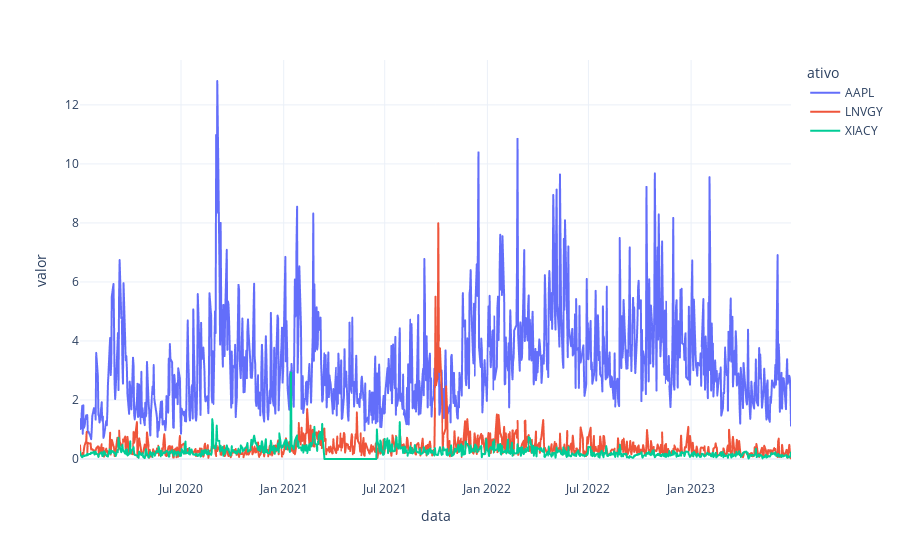

The notebook cell saved with this chart:
### Markdown cell above
2. Monte um gráfico de linha mostrando a variação dessa amplitude ao longo do período coletado, por ativo.

### Code cell
fig = px.line(amplitude_vertical, x='data', y='valor', color='ativo', template='plotly_white')
fig.show()

### Figure 1 — Plotly figure (JSON) as saved in the notebook; plotly's stock layout.template omitted (floating-point values rounded to 4 significant figures; data arrays with more than 128 entries replaced by an {"elided": "..."} marker saying what was removed)
{"data": [{"hovertemplate": "ativo=AAPL<br>data=%{x}<br>valor=%{y}<extra></extra>", "legendgroup": "AAPL", "line": {"color": "#636efa", "dash": "solid"}, "marker": {"symbol": "circle"}, "mode": "lines", "name": "AAPL", "showlegend": true, "type": "scattergl", "x": {"elided": "879 str values"}, "xaxis": "x", "y": {"elided": "879 float values"}, "yaxis": "y"}, {"hovertemplate": "ativo=LNVGY<br>data=%{x}<br>valor=%{y}<extra></extra>", "legendgroup": "LNVGY", "line": {"color": "#EF553B", "dash": "solid"}, "marker": {"symbol": "circle"}, "mode": "lines", "name": "LNVGY", "showlegend": true, "type": "scattergl", "x": {"elided": "879 str values"}, "xaxis": "x", "y": {"elided": "879 float values"}, "yaxis": "y"}, {"hovertemplate": "ativo=XIACY<br>data=%{x}<br>valor=%{y}<extra></extra>", "legendgroup": "XIACY", "line": {"color": "#00cc96", "dash": "solid"}, "marker": {"symbol": "circle"}, "mode": "lines", "name": "XIACY", "showlegend": true, "type": "scattergl", "x": {"elided": "879 str values"}, "xaxis": "x", "y": {"elided": "879 float values"}, "yaxis": "y"}], "layout": {"legend": {"title": {"text": "ativo"}, "tracegroupgap": 0}, "margin": {"t": 60}, "xaxis": {"anchor": "y", "domain": [0, 1], "title": {"text": "data"}}, "yaxis": {"anchor": "x", "domain": [0, 1], "title": {"text": "valor"}}}}
